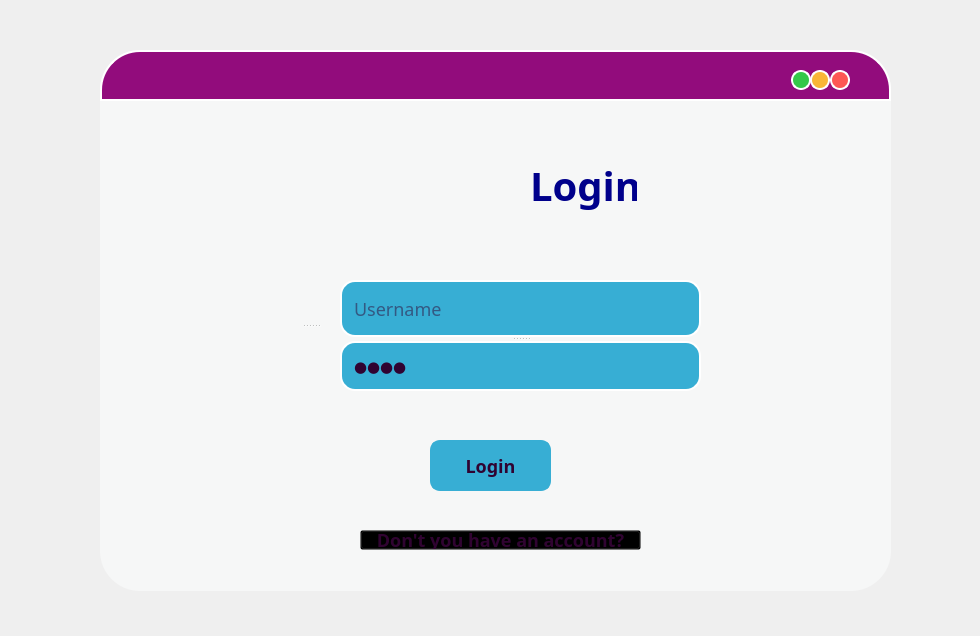
<?xml version="1.0" encoding="UTF-8"?>
<ui version="4.0">
 <class>Form</class>
 <widget class="QWidget" name="Form">
  <property name="geometry">
   <rect>
    <x>0</x>
    <y>0</y>
    <width>980</width>
    <height>636</height>
   </rect>
  </property>
  <property name="windowTitle">
   <string>Form</string>
  </property>
  <property name="styleSheet">
   <string notr="true"/>
  </property>
  <widget class="QFrame" name="frame">
   <property name="geometry">
    <rect>
     <x>100</x>
     <y>50</y>
     <width>791</width>
     <height>541</height>
    </rect>
   </property>
   <property name="styleSheet">
    <string notr="true">QFrame{background:#F6F7F7;
border-radius:40;}

QPushButton:hover {
background: qradialgradient(
cx: 0.3, cy: -0.4, fx: 0.3, fy: -0.4,
radius: 1.35, stop: 0 #fff, stop: 1 #bbb
);
}

QPushButton:pressed {
border-style: inset;
background: qradialgradient(
cx: 0.4, cy: -0.1, fx: 0.4, fy: -0.1,
radius: 1.35, stop: 0 #fff, stop: 1 #ddd
);}</string>
   </property>
   <property name="frameShape">
    <enum>QFrame::StyledPanel</enum>
   </property>
   <property name="frameShadow">
    <enum>QFrame::Raised</enum>
   </property>
   <widget class="QGroupBox" name="groupBox">
    <property name="geometry">
     <rect>
      <x>0</x>
      <y>0</y>
      <width>791</width>
      <height>51</height>
     </rect>
    </property>
    <property name="styleSheet">
     <string notr="true">background:#920C7C;
border: 2px solid white;
border-radius:0;
border-top-left-radius: 40;
border-top-right-radius: 40;
</string>
    </property>
    <property name="title">
     <string/>
    </property>
    <widget class="QPushButton" name="pushButton">
     <property name="geometry">
      <rect>
       <x>730</x>
       <y>20</y>
       <width>20</width>
       <height>20</height>
      </rect>
     </property>
     <property name="styleSheet">
      <string notr="true">QPushButton{
background-color: #FD5754;
border-style: solid;
border-color: white;
border-width: 2px;
border-radius: 10px;
}

QPushButton:hover {
background: #37AED4;
}

QPushButton:pressed {
border-style: inset;
background: qradialgradient(
cx: 0.4, cy: -0.1, fx: 0.4, fy: -0.1,
radius: 1.35, stop: 0 #fff, stop: 1 #ddd
);}</string>
     </property>
     <property name="text">
      <string/>
     </property>
    </widget>
    <widget class="QPushButton" name="pushButton_2">
     <property name="geometry">
      <rect>
       <x>710</x>
       <y>20</y>
       <width>20</width>
       <height>20</height>
      </rect>
     </property>
     <property name="styleSheet">
      <string notr="true">QPushButton{
background-color: #F9B637;
border-style: solid;
border-color: white;
border-width: 2px;
border-radius: 10px;
}

QPushButton:hover {
background: #37AED4;
}

QPushButton:pressed {
border-style: inset;
background: qradialgradient(
cx: 0.4, cy: -0.1, fx: 0.4, fy: -0.1,
radius: 1.35, stop: 0 #fff, stop: 1 #ddd
);}</string>
     </property>
     <property name="text">
      <string/>
     </property>
    </widget>
    <widget class="QPushButton" name="pushButton_3">
     <property name="geometry">
      <rect>
       <x>691</x>
       <y>20</y>
       <width>20</width>
       <height>20</height>
      </rect>
     </property>
     <property name="styleSheet">
      <string notr="true">QPushButton{
background-color: #34C848;
border-style: solid;
border-color: white;
border-width: 2px;
border-radius: 10px;
}


QPushButton:hover {
background: #37AED4;
}

QPushButton:pressed {
border-style: inset;
background: qradialgradient(
cx: 0.4, cy: -0.1, fx: 0.4, fy: -0.1,
radius: 1.35, stop: 0 #fff, stop: 1 #ddd
);}</string>
     </property>
     <property name="text">
      <string/>
     </property>
    </widget>
   </widget>
   <widget class="QLabel" name="label">
    <property name="geometry">
     <rect>
      <x>80</x>
      <y>60</y>
      <width>461</width>
      <height>161</height>
     </rect>
    </property>
    <property name="styleSheet">
     <string notr="true">image: url(:/logo/img/RecSy.png);</string>
    </property>
    <property name="text">
     <string/>
    </property>
   </widget>
   <widget class="QLabel" name="label_2">
    <property name="geometry">
     <rect>
      <x>430</x>
      <y>110</y>
      <width>107</width>
      <height>50</height>
     </rect>
    </property>
    <property name="styleSheet">
     <string notr="true">QLabel{
font-size:40px;
color:darkblue;
font-weight:bold;
font-family:Google Sans;
}</string>
    </property>
    <property name="text">
     <string>Login</string>
    </property>
   </widget>
   <widget class="QPushButton" name="pushButton_4">
    <property name="geometry">
     <rect>
      <x>330</x>
      <y>390</y>
      <width>121</width>
      <height>51</height>
     </rect>
    </property>
    <property name="styleSheet">
     <string notr="true">QPushButton{
background-color: #37AED4;
border-style: solid;
border-color: #37AED4;
border-width: 2px;
border-radius: 10px;
font-family:Google Sans;
font-weight: bold;
font-size:18px;
color:#300331;
}


QPushButton:hover {
background: #300331;
color:#37AED4;
border-color: #300331;
}

QPushButton:pressed {
border-style: inset;
background: qradialgradient(
cx: 0.4, cy: -0.1, fx: 0.4, fy: -0.1,
radius: 1.35, stop: 0 #fff, stop: 1 #ddd
);}</string>
    </property>
    <property name="text">
     <string>Login</string>
    </property>
   </widget>
   <widget class="QPushButton" name="pushButton_5">
    <property name="geometry">
     <rect>
      <x>260</x>
      <y>480</y>
      <width>281</width>
      <height>20</height>
     </rect>
    </property>
    <property name="styleSheet">
     <string notr="true">QPushButton{
background-color: transparent;
font-family:Google Sans;
font-weight: bold;
font-size:18px;
color:#300331;
}


QPushButton:hover {
color: #37AED4;
}
</string>
    </property>
    <property name="text">
     <string>Don't you have an account?</string>
    </property>
   </widget>
   <widget class="QSplitter" name="splitter_2">
    <property name="geometry">
     <rect>
      <x>240</x>
      <y>230</y>
      <width>361</width>
      <height>111</height>
     </rect>
    </property>
    <property name="orientation">
     <enum>Qt::Vertical</enum>
    </property>
    <widget class="QLineEdit" name="lineEdit">
     <property name="styleSheet">
      <string notr="true">QLineEdit{
background:#37AED4;
border-style: solid;
border-color: white;
border-width: 2px;
border-radius: 15px;
color:#300331;
font-size:18px;
font-family:Google Sans;
padding-left: 10px;
}</string>
     </property>
     <property name="placeholderText">
      <string>Username</string>
     </property>
    </widget>
    <widget class="QLineEdit" name="lineEdit_2">
     <property name="styleSheet">
      <string notr="true">QLineEdit{
background:#37AED4;
border-style: solid;
border-color: white;
border-width: 2px;
border-radius: 15px;
color:#300331;
font-size:15px;
font-family:Google Sans;
padding-left: 10px;
}</string>
     </property>
     <property name="text">
      <string>abcd</string>
     </property>
     <property name="echoMode">
      <enum>QLineEdit::Password</enum>
     </property>
     <property name="placeholderText">
      <string>Password</string>
     </property>
    </widget>
   </widget>
   <widget class="QSplitter" name="splitter_3">
    <property name="geometry">
     <rect>
      <x>190</x>
      <y>210</y>
      <width>41</width>
      <height>131</height>
     </rect>
    </property>
    <property name="orientation">
     <enum>Qt::Vertical</enum>
    </property>
    <widget class="QLabel" name="label_3">
     <property name="styleSheet">
      <string notr="true">image: url(:/login_person/img/login_person.png);</string>
     </property>
     <property name="text">
      <string/>
     </property>
    </widget>
    <widget class="QLabel" name="label_4">
     <property name="styleSheet">
      <string notr="true">image: url(:/login_lock/img/login_lock.png);</string>
     </property>
     <property name="text">
      <string/>
     </property>
    </widget>
   </widget>
   <zorder>label</zorder>
   <zorder>groupBox</zorder>
   <zorder>label_2</zorder>
   <zorder>lineEdit</zorder>
   <zorder>lineEdit_2</zorder>
   <zorder>pushButton_4</zorder>
   <zorder>pushButton_5</zorder>
   <zorder>label_3</zorder>
   <zorder>label_4</zorder>
  </widget>
 </widget>
 <resources>
  <include location="../source.qrc"/>
 </resources>
 <connections/>
</ui>
